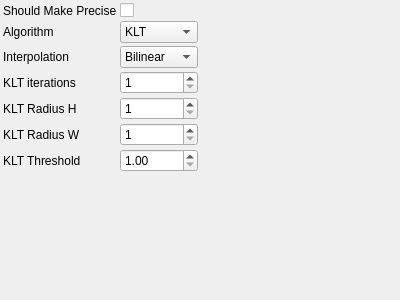
<?xml version="1.0" encoding="UTF-8"?>
<ui version="4.0">
 <class>MakePreciseParametersControlWidget</class> 
 <widget class="QWidget" name="MakePreciseParametersControlWidget">
  <property name="geometry">
   <rect>
    <x>0</x>
    <y>0</y>
    <width>400</width>
    <height>300</height>
   </rect>
  </property>
  <property name="windowTitle">
   <string>MakePreciseParameters</string>
  </property>
  <layout class="QGridLayout" name="gridLayout">
   <property name="margin">
    <number>3</number>
   </property>
   <property name="spacing">
    <number>3</number>
   </property>
    <item row="0" column="0">
     <widget class="QLabel" name="label_0">
       <property name="text">
         <string>Should Make Precise</string>
       </property>
     </widget>
    </item>
    <item row="0" column="1">
     <widget class="QCheckBox" name="shouldMakePreciseCheckBox">
       <property name="toolTip">
         <string>Should Make Precise</string>
       </property>
       <property name="checked">
           <bool>0</bool>
       </property>
     </widget>
    </item>
    <item row="1" column="0">
     <widget class="QLabel" name="label_1">
       <property name="text">
         <string>Algorithm</string>
       </property>
     </widget>
    </item>
    <item row="1" column="1">
     <widget class="QComboBox" name="algorithmComboBox">
       <property name="toolTip">
         <string>Algorithm</string>
       </property>
       <property name="currentIndex">
         <number>0</number>
       </property>
       <item>
        <property name="text">
         <string>KLT</string>
        </property>
       </item>
     </widget>
    </item>
    <item row="2" column="0">
     <widget class="QLabel" name="label_2">
       <property name="text">
         <string>Interpolation</string>
       </property>
     </widget>
    </item>
    <item row="2" column="1">
     <widget class="QComboBox" name="interpolationComboBox">
       <property name="toolTip">
         <string>Interpolation</string>
       </property>
       <property name="currentIndex">
         <number>0</number>
       </property>
       <item>
        <property name="text">
         <string>Bilinear</string>
        </property>
       </item>
       <item>
        <property name="text">
         <string>Spline</string>
        </property>
       </item>
       <item>
        <property name="text">
         <string>Polynom</string>
        </property>
       </item>
     </widget>
    </item>
    <item row="3" column="0">
     <widget class="QLabel" name="label_3">
       <property name="text">
         <string>KLT iterations</string>
       </property>
     </widget>
    </item>
    <item row="3" column="1">
     <widget class="QSpinBox" name="kLTIterationsSpinBox">
       <property name="toolTip">
         <string>KLT iterations</string>
       </property>
       <property name="minimum">
        <number>1</number>
       </property>
       <property name="maximum">
        <number>100</number>
       </property>
       <property name="singleStep">
        <number>1</number>
       </property>
       <property name="value">
        <number>0</number>
       </property>
       <property name="prefix">
        <string></string>
       </property>
       <property name="suffix">
        <string></string>
       </property>
     </widget>
    </item>
    <item row="4" column="0">
     <widget class="QLabel" name="label_4">
       <property name="text">
         <string>KLT Radius H</string>
       </property>
     </widget>
    </item>
    <item row="4" column="1">
     <widget class="QSpinBox" name="kLTRadiusHSpinBox">
       <property name="toolTip">
         <string>KLT Radius H</string>
       </property>
       <property name="minimum">
        <number>1</number>
       </property>
       <property name="maximum">
        <number>100</number>
       </property>
       <property name="singleStep">
        <number>1</number>
       </property>
       <property name="value">
        <number>0</number>
       </property>
       <property name="prefix">
        <string></string>
       </property>
       <property name="suffix">
        <string></string>
       </property>
     </widget>
    </item>
    <item row="5" column="0">
     <widget class="QLabel" name="label_5">
       <property name="text">
         <string>KLT Radius W</string>
       </property>
     </widget>
    </item>
    <item row="5" column="1">
     <widget class="QSpinBox" name="kLTRadiusWSpinBox">
       <property name="toolTip">
         <string>KLT Radius W</string>
       </property>
       <property name="minimum">
        <number>1</number>
       </property>
       <property name="maximum">
        <number>100</number>
       </property>
       <property name="singleStep">
        <number>1</number>
       </property>
       <property name="value">
        <number>0</number>
       </property>
       <property name="prefix">
        <string></string>
       </property>
       <property name="suffix">
        <string></string>
       </property>
     </widget>
    </item>
    <item row="6" column="0">
     <widget class="QLabel" name="label_6">
       <property name="text">
         <string>KLT Threshold</string>
       </property>
     </widget>
    </item>
    <item row="6" column="1">
     <widget class="QDoubleSpinBox" name="kLTThresholdSpinBox">
       <property name="toolTip">
         <string>KLT Threshold</string>
       </property>
       <property name="minimum">
        <double>1</double>
       </property>
       <property name="maximum">
        <double>100</double>
       </property>
       <property name="singleStep">
        <double>1</double>
       </property>
       <property name="value">
        <double>0</double>
       </property>
       <property name="prefix">
        <string></string>
       </property>
       <property name="suffix">
        <string></string>
       </property>
     </widget>
    </item>
   <item row="7" column="0">
    <spacer name="verticalSpacer">
     <property name="orientation">
      <enum>Qt::Vertical</enum>
     </property>
     <property name="sizeHint" stdset="0">
      <size>
       <width>0</width>
       <height>0</height>
      </size>
     </property>
    </spacer>
   </item>
   <item row="7" column="2">
    <spacer name="horizontalSpacer">
     <property name="orientation">
      <enum>Qt::Horizontal</enum>
     </property>
     <property name="sizeHint" stdset="0">
      <size>
       <width>0</width>
       <height>0</height>
      </size>
     </property>
    </spacer>
   </item>
  </layout>
 </widget>
 <layoutdefault spacing="3" margin="3"/>
 <resources/>
 <connections>
  <connection>
   <sender>shouldMakePreciseCheckBox</sender>
   <signal>stateChanged(int)</signal>
   <receiver>MakePreciseParametersControlWidget</receiver>
   <slot>changeParameters()</slot>
  </connection>
  <connection>
   <sender>algorithmComboBox</sender>
   <signal>currentIndexChanged(int)</signal>
   <receiver>MakePreciseParametersControlWidget</receiver>
   <slot>changeParameters()</slot>
  </connection>
  <connection>
   <sender>interpolationComboBox</sender>
   <signal>currentIndexChanged(int)</signal>
   <receiver>MakePreciseParametersControlWidget</receiver>
   <slot>changeParameters()</slot>
  </connection>
  <connection>
   <sender>kLTIterationsSpinBox</sender>
   <signal>valueChanged(int)</signal>
   <receiver>MakePreciseParametersControlWidget</receiver>
   <slot>changeParameters()</slot>
  </connection>
  <connection>
   <sender>kLTRadiusHSpinBox</sender>
   <signal>valueChanged(int)</signal>
   <receiver>MakePreciseParametersControlWidget</receiver>
   <slot>changeParameters()</slot>
  </connection>
  <connection>
   <sender>kLTRadiusWSpinBox</sender>
   <signal>valueChanged(int)</signal>
   <receiver>MakePreciseParametersControlWidget</receiver>
   <slot>changeParameters()</slot>
  </connection>
  <connection>
   <sender>kLTThresholdSpinBox</sender>
   <signal>valueChanged(double)</signal>
   <receiver>MakePreciseParametersControlWidget</receiver>
   <slot>changeParameters()</slot>
  </connection>
 </connections>
 <slots>
  <slot>changeParameters()</slot>
 </slots>
 <customwidgets>
 </customwidgets>
</ui>
